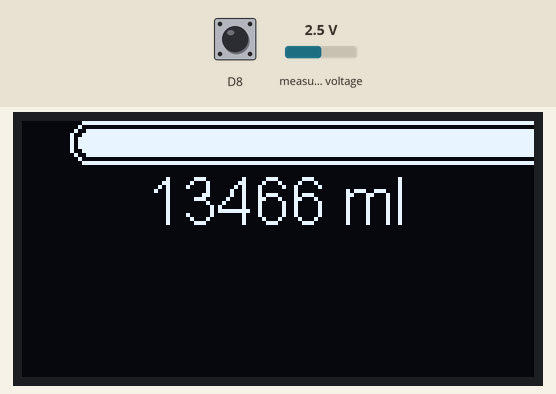
The sketch below on a simulated ESP8266 (NodeMCU). On the bench: 128×64 one-colour display. The inputs (shaded band) are chosen by the test bench; at power-on: D8 HIGH, measured voltage 2.5 V. WiFi joins after 1.5 s; servers stay silent unless stated.

Above: at 2.9 s.
3.0 s: D8 pulled LOW for 3.2 s
At 4.6 s:
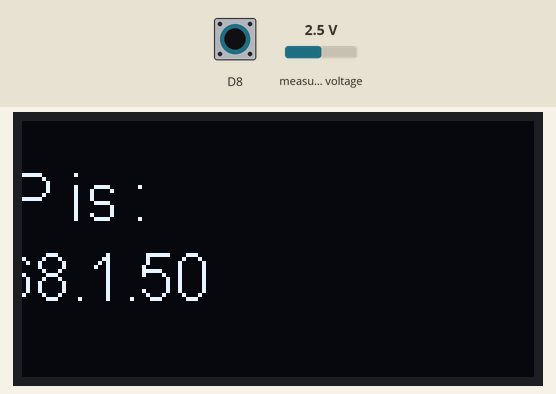
7.9 s: measured voltage set to 0.1 V
At 8.8 s:
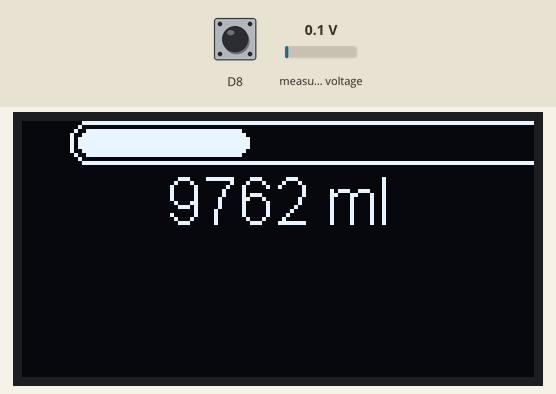
10.4 s: measured voltage set to 1.2 V
At 11.3 s:
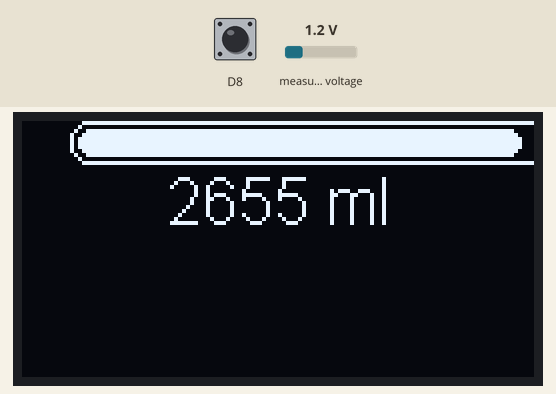
13.0 s: measured voltage set to 2.5 V
At 13.9 s:
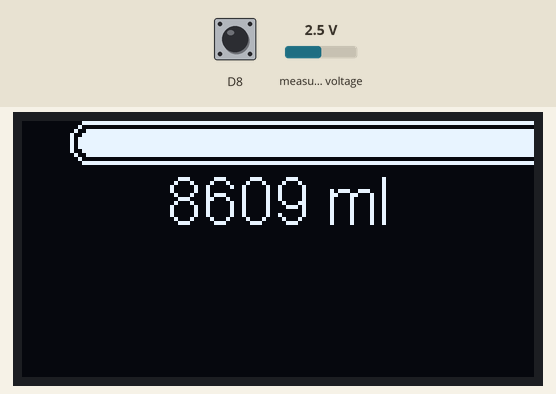
Timing chart, 0 to 16.0 s (numbered marks = the images above; inputs shaded):
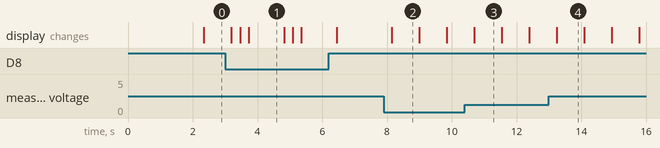

Measured:
- after the input at 3.0 s, the display: first differs from a run without the input after 0.47 s (image 1 shows a later state)
- after the input at 7.9 s, the display: changes after 0.25 s (image 2)
- after the input at 10.4 s, the display: changes after 0.30 s (image 3)
- after the input at 13.0 s, the display: changes after 0.25 s (image 4)
- what the display in image 1 shows lasts 1.1 s, from 3.7 s to 4.8 s
- what the display in image 2 shows lasts 0.9 s, from 8.1 s to 9.0 s

The sketch:

SSD1306SimpleDemo.ino
```cpp
#include <Wire.h>
#include "SSD1306.h"
#include <SPI.h>
#include "SSD1306Spi.h"
#include "images.h"
#include <ESP8266WiFi.h>
#include <Adafruit_ADS1015.h>
Adafruit_ADS1115 ads;  /* Use this for the 16-bit version */

#include <ESP8266WiFi.h>

//how many clients should be able to telnet to this ESP8266
#define MAX_SRV_CLIENTS 1
const char *ssid = "YOUR_WIFI_SSID";
const char *password = "YOUR_WIFI_PASSWORD";
IPAddress ip(192, 168, 0, 177);
WiFiServer server(23);
WiFiClient serverClients[MAX_SRV_CLIENTS];
byte a, alst;
String astr;
unsigned int count = 1;

// Initialize the OLED display using SPI
// D5 -> CLK
// D7 -> MOSI (DOUT)
// D0 -> RES
// D2 -> DC
// D8 -> CS
SSD1306Spi        display(D0, D3, D8);

#define DEMO_DURATION 3000
typedef void (*Demo)(void);

int demoMode = 0;
int counter = 1;
int16_t adc0, adc1, adc2, adc3;
int menu = 0;
int progress = 0;
int proglast = 0;
int progct = 10;
int amax = 0;

void setup() {
  Serial.begin(115200);
  Serial.println();
  Serial.println();
  pinMode(D8, INPUT_PULLUP);
  pinMode(D6, INPUT_PULLUP);
  // Initialising the UI will init the display too.
  display.init();

  //display.flipScreenVertically();
  display.setFont(ArialMT_Plain_10);
  ads.begin();

  //////////////////////////////////////////

  a = 0;
  alst = 1;
  Serial1.begin(115200);
  WiFi.begin(ssid, password);
  Serial1.print("\nConnecting to "); Serial1.println(ssid);
  uint8_t i = 0;
  while (WiFi.status() != WL_CONNECTED && i++ < 20) delay(500);
  if (i == 21) {
    Serial1.print("Could not connect to"); Serial1.println(ssid);
    while (1) delay(500);
  }
  //start UART and the server
  server.begin();
  server.setNoDelay(true);
  Serial1.print("Ready! Use 'telnet ");
  Serial1.print(WiFi.localIP());
  Serial1.println(" 23' to connect");
  a = (byte)analogRead(A0);
  astr = String(a);

}

void drawFontFaceDemo() {
  // Font Demo1
  // create more fonts at http://oleddisplay.squix.ch/
  display.setTextAlignment(TEXT_ALIGN_LEFT);
  display.setFont(ArialMT_Plain_10);
  display.drawString(0, 0, "Hello world");
  display.setFont(ArialMT_Plain_16);
  display.drawString(0, 10, "Hello world");
  display.setFont(ArialMT_Plain_24);
  display.drawString(0, 26, "Hello world");
}

void drawFontFaceDemo2() {
  display.setTextAlignment(TEXT_ALIGN_CENTER);
  // display.setTextAlignment(TEXT_ALIGN_LEFT);
  display.setFont(ArialMT_Plain_16);
  display.drawString(0, 10, "My IP is :");
  display.drawString(0, 30, IpAddress2String(WiFi.localIP()));

}


void drawTextFlowDemo() {
  display.setFont(ArialMT_Plain_10);
  display.setTextAlignment(TEXT_ALIGN_LEFT);
  display.drawStringMaxWidth(0, 0, 128,
                             "Lorem ipsum\n dolor sit amet, consetetur sadipscing elitr, sed diam nonumy eirmod tempor invidunt ut labore." );
}

void drawTextAlignmentDemo() {
  // Text alignment demo
  display.setFont(ArialMT_Plain_10);
  // The coordinates define the left starting point of the text
  display.setTextAlignment(TEXT_ALIGN_LEFT);
  display.drawString(0, 10, "Left aligned (0,10)");
  // The coordinates define the center of the text
  display.setTextAlignment(TEXT_ALIGN_CENTER);
  display.drawString(64, 22, "Center aligned (64,22)");
  // The coordinates define the right end of the text
  display.setTextAlignment(TEXT_ALIGN_RIGHT);
  display.drawString(128, 33, "Right aligned (128,33)");
}

void drawRectDemo() {
  // Draw a pixel at given position
  for (int i = 0; i < 10; i++) {
    display.setPixel(i, i);
    display.setPixel(10 - i, i);
  }
  display.drawRect(12, 12, 20, 20);
  // Fill the rectangle
  display.fillRect(14, 14, 17, 17);
  // Draw a line horizontally
  display.drawHorizontalLine(0, 40, 20);
  // Draw a line horizontally
  display.drawVerticalLine(40, 0, 20);
}

void drawCircleDemo() {
  for (int i = 1; i < 8; i++) {
    display.setColor(WHITE);
    display.drawCircle(32, 32, i * 3);
    if (i % 2 == 0) {
      display.setColor(BLACK);
    }
    display.fillCircle(96, 32, 32 - i * 3);
  }
}

void drawProgressBarDemo() {
  //////////////////////////////////////////////////

  display.setFont(ArialMT_Plain_16);
  for (int i = 0; i <= 100; i++) {
    adc0 = ads.readADC_SingleEnded(0);
    progress += adc0 ;
  }

  progress = progress / 100;
  progress = progress - proglast;

  if (amax < progress) {
    amax = progress;
  }

  //float bari = (progress / amax) * 100;

  // draw the progress bar
  display.drawProgressBar(12, 0, 120, 10, progress);
  display.setTextAlignment(TEXT_ALIGN_CENTER);
  display.drawString(64, 11, String(progress) + " ml");

  ///reset
  if (proglast < progress - 50 || proglast > progress + 50) {
    progct = 10;
  }
  else {
    progct--;
    progct = progct * 10;
    display.drawProgressBar(12, 31, 100, 10, progct);
    progct = progct / 10;
    display.setTextAlignment(TEXT_ALIGN_CENTER);
    display.drawString(64, 43,  "Resetting in " + String(progct));
    if (progct <= 0) {
      proglast = progress;
      progct = 10;
    }
  }
}

void drawImageDemo() {
  // see http://blog.squix.org/2015/05/esp8266-nodemcu-how-to-create-xbm.html
  // on how to create xbm files
  display.drawXbm(0, 0, WiFi_Logo_width, WiFi_Logo_height, WiFi_Logo_bits);
}

Demo demos[] = {drawProgressBarDemo, drawImageDemo, drawFontFaceDemo2};
//Demo demos[] = {drawFontFaceDemo, drawTextFlowDemo, drawTextAlignmentDemo, drawRectDemo, drawCircleDemo, drawProgressBarDemo, drawImageDemo};
int demoLength = (sizeof(demos) / sizeof(Demo));
long timeSinceLastModeSwitch = 0;

void loop() {

  //////////////////////////////////////////////////////////////
  // clear the display
  display.clear();
  // draw the current demo method
  demos[demoMode]();

  display.setTextAlignment(TEXT_ALIGN_RIGHT);
  display.drawString(10, 128, String(millis()));
  // write the buffer to the display
  display.display();

  //    if (millis() - timeSinceLastModeSwitch > DEMO_DURATION) {
  //      demoMode = (demoMode + 1)  % demoLength;
  //      timeSinceLastModeSwitch = millis();
  //    }
  // demoMode = 1;
  counter++;
  delay(10);

  a = digitalRead(D8);

  if (a == 0) {
    menu++;
    demoMode = menu % 3;
    delay(250);
    while (a == 1) {
      delay(1);
    }
  }

}


String IpAddress2String(const IPAddress& ipAddress)
{
  return String(ipAddress[0]) + String(".") + \
         String(ipAddress[1]) + String(".") + \
         String(ipAddress[2]) + String(".") + \
         String(ipAddress[3])  ;
}
//sj@element14.com
```

Source omitted: images.h (data table, 6500 bytes)
